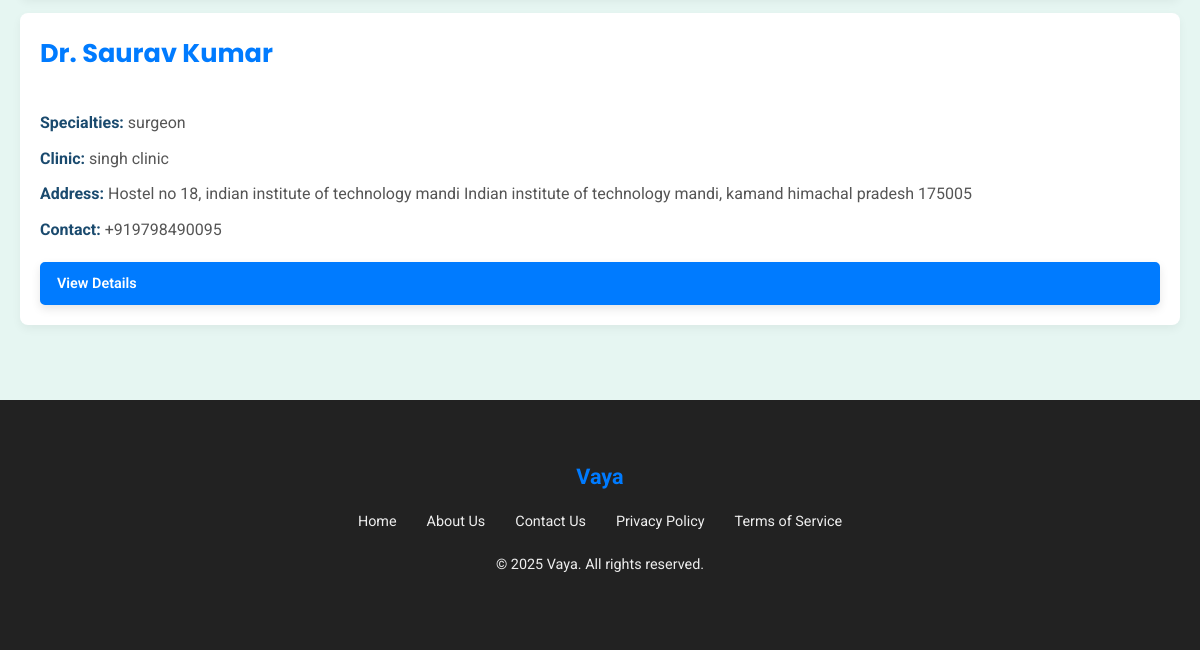
/doctors/ (lower part), run on an earlier commit of the app's database.
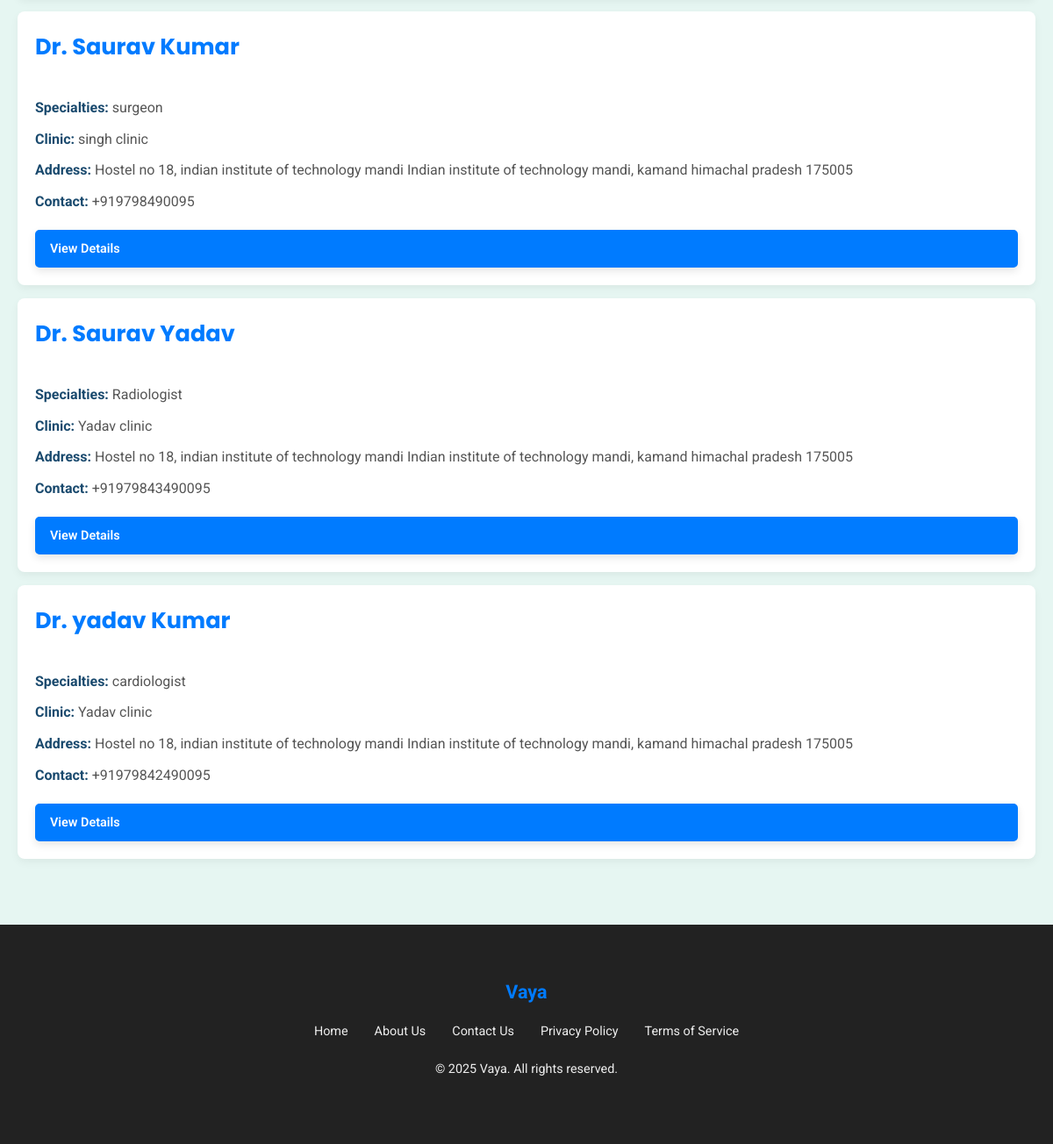
And on a later commit of the database.
### doctors/models.py (models this page shows, shortened)
class Doctor(models.Model):
    user = models.OneToOneField(CustomUser, on_delete=models.SET_NULL, null=True, blank=True, related_name='doctor_login_profile')
    full_name = models.CharField(max_length=200)
    specialties = models.ManyToManyField(Specialty, blank=True, related_name='doctors')
    clinic_name = models.CharField(max_length=200)
    clinic_address = models.TextField()
    contact_phone = models.CharField(max_length=15, unique=True)
    contact_email = models.EmailField(unique=True, blank=True, null=True)
    qualifications = models.TextField(blank=True, null=True)
    is_approved = models.BooleanField(default=False)
    class Meta:
        ordering = ['full_name']

class Specialty(models.Model):
    name = models.CharField(max_length=100, unique=True)
    class Meta:
        verbose_name_plural = "Specialties"

### doctors/views.py (the view)
# urls.py: path('', views.doctor_list, name='doctor_list'),
def doctor_list(request):
    doctors = Doctor.objects.filter(is_approved=True).prefetch_related('specialties')
    specialties = Specialty.objects.all() # For filter options
    query = request.GET.get('q') # <--- Check if 'q' is correctly retrieved
    if query:
        doctors = doctors.filter(full_name__icontains=query)
    specialty_filter = request.GET.get('specialty') # <--- Check if 'specialty' is correctly retrieved
    if specialty_filter:
        doctors = doctors.filter(specialties__name=specialty_filter)
    context = {
        'doctors': doctors,
        'specialties': specialties,
        'current_query': query, # <--- Pass back the current query for input field
        'current_specialty': specialty_filter, # <--- Pass back the current specialty for select field
    }
    return render(request, 'doctors/doctor_list.html', context)

### templates/doctors/doctor_list.html (shortened to what this page needs)
{% extends 'base.html' %}
{% block content %}
    <section class="doctor-list-section">
        <div class="container">
            {% if doctors %}
                {% for doctor in doctors %}
                    <div class="doctor-card">
                        <h3>Dr. {{ doctor.full_name }}</h3>
                        <p><strong>Specialties:</strong>
                            {% for specialty in doctor.specialties.all %}
                                {{ specialty.name }}{% if not forloop.last %}, {% endif %}
                            {% empty %}
                                N/A
                            {% endfor %}
                        </p>
                        <p><strong>Clinic:</strong> {{ doctor.clinic_name }}</p>
                        <p><strong>Address:</strong> {{ doctor.clinic_address }}</p>
                        <p><strong>Contact:</strong> {{ doctor.contact_phone }}</p>
                        <a href="{% url 'doctor_detail' doctor.id %}" class="btn-primary" style="padding: 8px 15px; margin-top: 10px; font-size: 0.9em;">View Details</a>
                    </div>
                {% endfor %}
            {% else %}
                <p class="no-doctors">No doctors found matching your criteria.</p>
            {% endif %}
        </div>
    </section>
{% endblock %}

What changed in the data, as far as the page shows it:
now on this page (row edited): Doctor: full_name "Saurav Yadav", clinic_name "Yadav clinic", clinic_address "Hostel no 18, indian institute of technology mandi Indian institute of technology mandi, kamand himachal pradesh 175005", contact_phone "+91979843490095"
now on this page (row unchanged): Specialty: name "Radiologist", shown under "Saurav Yadav"
added Doctor: full_name "yadav Kumar", clinic_name "Yadav clinic", clinic_address "Hostel no 18, indian institute of technology mandi Indian institute of technology mandi, kamand himachal pradesh 175005", contact_phone "+91979842490095"
now on this page (row unchanged): Specialty: name "cardiologist", shown under "yadav Kumar"
